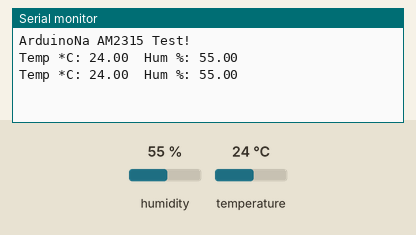
Bench run of a sketch on a simulated ESP32. On the bench: the last lines printed to the serial monitor. Inputs (shaded band) come from the test bench; at power-on: humidity 55 %, temperature 24 °C.

Above: at 10.8 s.
10.9 s: humidity set to 22 %
At 20.7 s:
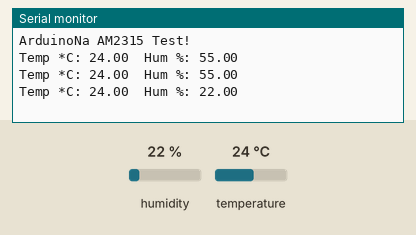
20.9 s: temperature set to 12 °C
At 30.7 s:
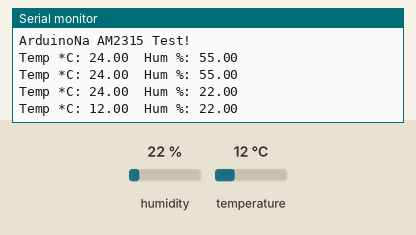
30.9 s: humidity set to 40 %
At 40.5 s:
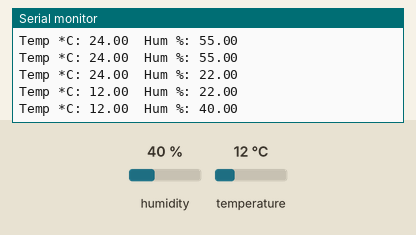
Timing chart, 0 to 42.0 s (numbered marks = the images above; inputs shaded):
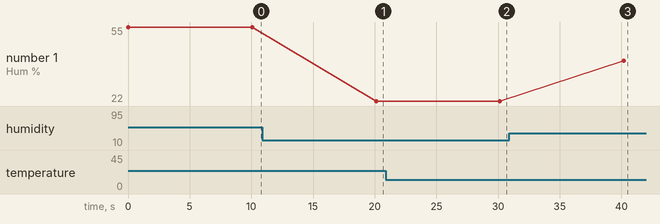

The sketch:

Temp.ino
```cpp
#include<Wire.h>
#include<Adafruit_AM2315.h>

Adafruit_AM2315 am2315;

void setup() {

  /*
  Setup the serial port
  buard rate: rate to transfer data
  */
  int baudRate = 115200;

  Wire.begin();
  Serial.begin(baudRate);
  while (!Serial) {
    delay(10);
 }

 Serial.println("ArduinoNa AM2315 Test!");

 if (!am2315.begin()) {
   /**
     * ถ้าขึ้นข้อความด้านล่าง ให้ต่อตัวต้านทาน 10k ตามรูปในหน้าสินค้าร้าน www.arduinona.com
     */
   Serial.println("Sensor not found, check wiring & pullups!");
   while (1);
 }
}

void loop() {
 float temperature, humidity;

 if (!am2315.readTemperatureAndHumidity(&temperature, &humidity)) {
   /*Serial.println("Failed to read data from AM2315");
   delay(2000);*/
   return;
 }
 else{
  Serial.print("Temp *C: "); Serial.print(temperature);
  Serial.print("\tHum %: "); Serial.println(humidity);
  delay(10000);
 }

}
```

Measured:
- after the input at 10.9 s, the serial monitor: prints a new line after 9.2 s (image 1)
- after the input at 20.9 s, the serial monitor: prints a new line after 9.3 s (image 2)
- after the input at 30.9 s, the serial monitor: prints a new line after 9.3 s (image 3)
- plotted number 1: 55 → 22 after the input at 10.9 s, 22 → 40 after the input at 30.9 s
